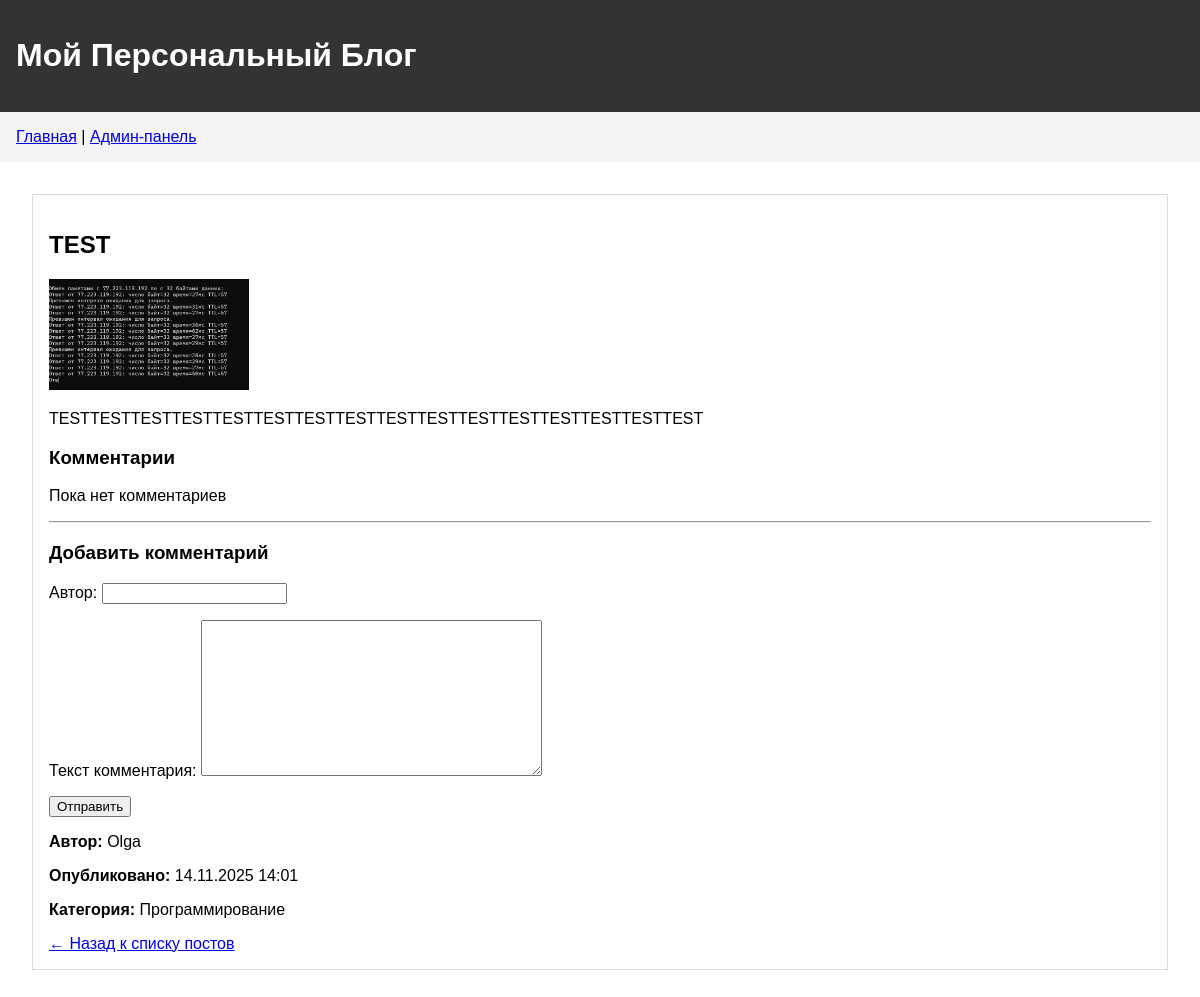
/post/5/, run on the app's committed database.
### blog/models.py (models this page shows, shortened)
class Post(models.Model):
    title = models.CharField(max_length=200, verbose_name='Заголовок')
    content = models.TextField(verbose_name='Содержание')
    created_date = models.DateTimeField(default=timezone.now, verbose_name='Дата создания')
    published_date = models.DateTimeField(blank=True, null=True, verbose_name='Дата публикации')
    author = models.ForeignKey(User, on_delete=models.CASCADE, verbose_name='Автор')
    category = models.ForeignKey(Category, on_delete=models.SET_NULL, null=True, verbose_name='Категория')
    image = models.ImageField(upload_to='post_images/', blank=True, null=True, verbose_name='Изображение')
    class Meta:
        verbose_name = 'Пост'
        verbose_name_plural = 'Посты'

class Category(models.Model):
    name = models.CharField(max_length=100, verbose_name='Название категории')
    description = models.TextField(blank=True, verbose_name='Описание')
    class Meta:
        verbose_name = 'Категория'
        verbose_name_plural = 'Категории'

### blog/views.py (the view)
# urls.py: path('post/<int:pk>/', views.post_detail, name='post_detail'),
def post_detail(request, pk):
    post = get_object_or_404(Post, pk=pk)
    comments = post.comments.order_by('-created_date')
    if request.method == "POST":
        form = CommentForm(request.POST)
        if form.is_valid():
            comment = form.save(commit=False)
            comment.post = post
            comment.created_date = timezone.now()
            comment.save()
            return redirect('post_detail', pk=post.pk)
    else:
        form = CommentForm()
    return render(request, 'blog/post_detail.html', {
        'post': post,
        'comments': comments,
        'form': form
    })

### blog/forms.py
class CommentForm(forms.ModelForm):
    class Meta:
        model = Comment
        fields = ('author', 'text')

### blog/templates/blog/post_detail.html (shortened to what this page needs)
{% extends 'blog/base.html' %}
{% block content %}
    <article class="post">
        <h2>{{ post.title }}</h2>
        {% if post.image %}
            <img src="{{ post.image.url }}" alt="{{ post.title }}">
        {% endif %}
        <p>{{ post.content|linebreaks }}</p>
        <h3>Комментарии</h3>
        {% for comment in comments %}
            <div class="comment">
                <p><strong>{{ comment.author }}</strong> ({{ comment.created_date|date:"d.m.Y H:i" }}):</p>
                <p>{{ comment.text|linebreaks }}</p>
            </div>
        {% empty %}
            <p>Пока нет комментариев</p>
        {% endfor %}
        <hr>
        <h3>Добавить комментарий</h3>
        <form method="POST">
            {{ form.as_p }}
        <button type="submit">Отправить</button>
        </form>
        <div class="post-meta">
            <p><strong>Автор:</strong> {{ post.author }}</p>
            <p><strong>Опубликовано:</strong> {{ post.published_date|date:"d.m.Y H:i" }}</p>
            <p><strong>Категория:</strong> {{ post.category.name }}</p>
        </div>
        <a href="{% url 'post_list' %}">← Назад к списку постов</a>
    </article>
{% endblock %}

### blog/templates/blog/base.html (style rules this page uses)
body { font-family: Arial, sans-serif; margin: 0; padding: 0; }
.post { border: 1px solid #ddd; margin-bottom: 1rem; padding: 1rem; }
.post img { max-width: 200px; }

### data on the page
Post: title "TEST", image (picture), content "TESTTESTTESTTESTTESTTESTTESTTESTTESTTESTTESTTESTTESTTESTTESTTEST", author "Olga", published_date "14.11.2025 14:01", category.name "Программирование"
